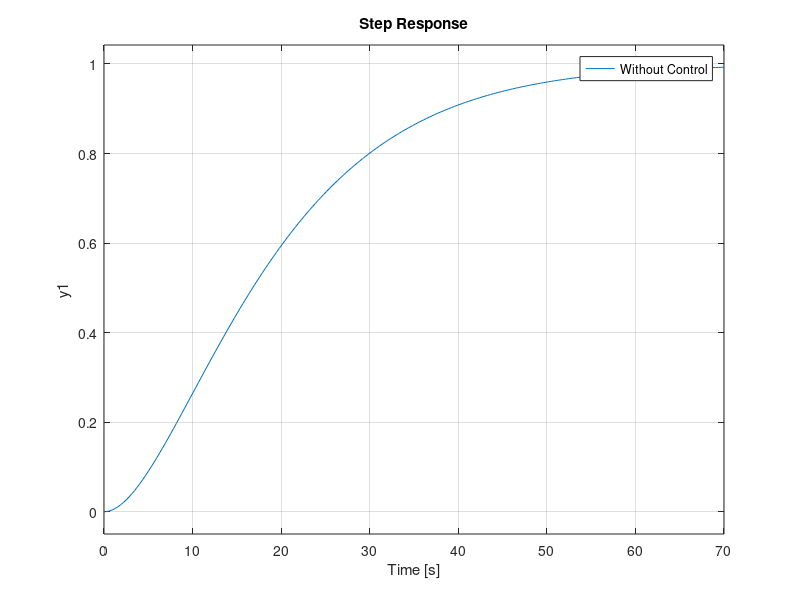

The MATLAB script that drew this image:
s = tf('s');

%Plant transfer function
k=1;
t=1;
Gp = k/(t*s+1);
sys1 = feedback(Gp,1);

%Required transfer function
l=1; %Lambda
Gr=1/(l*s+1)^2

%Controller : Gc=Gr/(Gm*(1-Gr))


step(sys1,'-b'), hold on;
grid on;

for l=1:10
 
Kp=t/(k*l);
Gc=pid(Kp,Kp/t,0,0);
Lpf=1/(l*s+2);
sys2=feedback(Gc*Lpf*Gp,1);

step(sys2);
    
end
 Legend=cell(11,1);
 Legend{1}=strcat('Without Control');
 for iter=2:11
   Legend{iter}=strcat('Lambda : ', num2str(iter-1));
 end
 legend(Legend)
